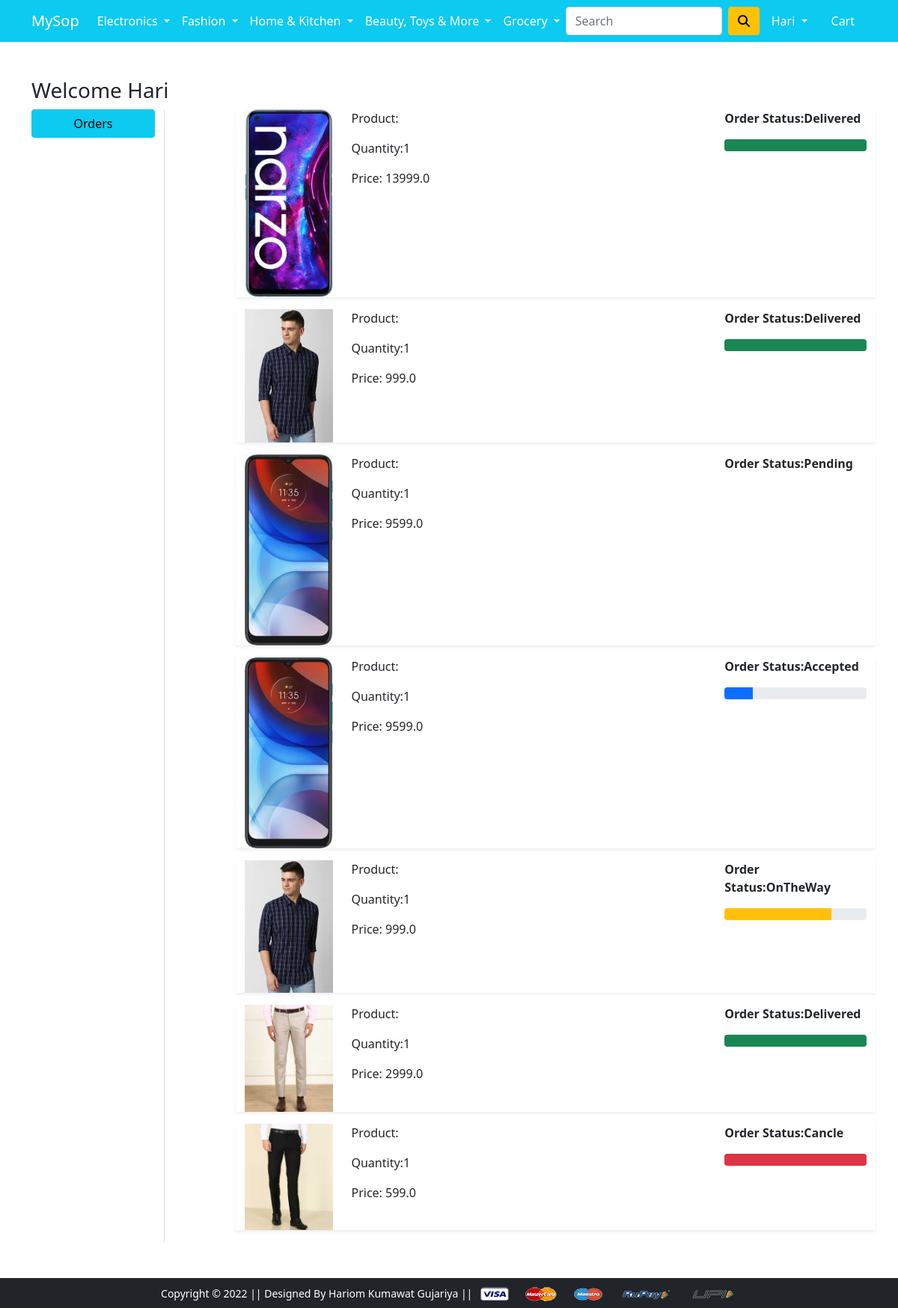
Screenshot of /orders/ (signed in) with the database file from the repository.
### app/models.py (models this page shows, shortened)
class OrderPlaced(models.Model):
    user = models.ForeignKey(User,on_delete=models.CASCADE)
    customer = models.ForeignKey(Customer,on_delete=models.CASCADE)
    product = models.ForeignKey(Product,on_delete=models.CASCADE)
    quantity =models.PositiveIntegerField(default=1)
    ordered_date = models.DateTimeField(auto_now_add=True)
    status = models.CharField(max_length=50,choices=STATUS_CHOICE,default="Pending")
    @property
    def total_cost(self):
        return self.quantity * self.product.discounted_price

class Product (models.Model):
    url=models.CharField(max_length=100,null=True)
    title= models.CharField(max_length=100)
    selling_price = models.FloatField()
    discounted_price = models.FloatField()
    discription = models.TextField()
    brand =models.CharField(max_length=100)
    category = models.ForeignKey(Category,on_delete=models.CASCADE)
    product_image =models.ImageField(upload_to='product',null=True)

### app/views.py (the view)
# urls.py: path('orders/', views.orders, name='orders'),
@login_required
def orders(request):
    op = OrderPlaced.objects.filter(user=request.user).order_by('-id')
    return render(request, "app/orders.html", {"order_plased": op})

### app/templates/app/orders.html (shortened to what this page needs)
{% extends 'app/base.html' %}
{% load static %}
{% block main-content %}
<div class="container my-5">
 <div class="row">
 <h3>Welcome {{request.user.username|capfirst}}</h3>
  <div class="col-sm-2 border-end">
   <ul class="list-unstyled">
    <li class="d-grid"><a href="{% url 'orders' %}" class="btn btn-info">Orders</a></li>
   </ul>
  </div>
  <div class="col-sm-9 offset-sm-1">
  {% for op in order_plased %}
   <div class="row shadow-sm mb-3 ">
    <div class="col-sm-2">
    <img src="{{op.product.product_image.url}}" alt="" class="img-fluid" height ="150" width =" 150">
    </div>
    <div class="col-sm-7">
    <p>Product:{{op.product.tatle}}</p>
    <p>Quantity:{{op.quantity}} </p>
    <p>Price: {{op.total_cost}} </p>
    </div>
    <div class="col-sm-3 fw-bold" >
    <p>Order Status:{{op.status}} </p>
    {% if op.status == 'Accepted' %}
    <div class="progress">
    <div class="progress-bar" role ="progressbar " style="width:20%" aria-valuenow="20" aria-valuemin="0" aria-valuemex="100" ></div>
    </div>
    {% endif %}
    {% if op.status == 'OnTheWay' %}
    <div class="progress">
    <div class="progress-bar bg-warning" role ="progressbar " style="width:75%" aria-valuenow="70" aria-valuemin="0" aria-valuemex="100" ></div>
    </div>
    {% endif %}
    {% if op.status == 'Delivered' %}
    <div class="progress">
    <div class="progress-bar bg-success" role ="progressbar " style="width:100%" aria-valuenow="100" aria-valuemin="0" aria-valuemex="100" ></div>
    </div>
    {% endif %}
    {% if op.status == 'Cancle' %}
    <div class="progress">
    <div class="progress-bar bg-danger" role ="progressbar " style="width:100%" aria-valuenow="100" aria-valuemin="0" aria-valuemex="100" ></div>
    </div>
    {% endif %}
    </div>
   </div>
   {% endfor %}
  </div>
 </div>
</div>
{% endblock main-content %}

### app/templates/app/base.html (shortened to what this page needs)
<!doctype html>
{% load static %}
<html lang="en">
  <head>
    <link href="https://cdn.jsdelivr.net/npm/bootstrap@5.0.0-beta1/dist/css/bootstrap.min.css" rel="stylesheet">
    <link rel="stylesheet" href="{% static 'app/css/owl.carousel.min.css' %}">
    <link rel="stylesheet" href="{% static 'app/css/all.min.css' %}">
    <link rel="stylesheet" href="{% static 'app/css/style.css' %}">
  </head>
  <body>
    <nav class="navbar navbar-expand-lg navbar-dark bg-info sticky-top">
     <div class="container">
       <a class="navbar-brand" href="/">MySop</a>
       <div class="collapse navbar-collapse" id="navbarSupportedContent">
         <ul class="navbar-nav me-auto mb-2 mb-lg-0">
           <li class="nav-item dropdown">
             <a class="nav-link dropdown-toggle text-white" href="#" id="electronicsDropdown" role="button" data-bs-toggle="dropdown" aria-expanded="false">
               Electronics
             </a>
           </li>
           <li class="nav-item dropdown">
             <a class="nav-link dropdown-toggle text-white" href="#" id="fashionDropdown" role="button" data-bs-toggle="dropdown" aria-expanded="false">
               Fashion
             </a>
           </li>
           <li class="nav-item dropdown">
            <a class="nav-link dropdown-toggle text-white" href="#" id="electronicsDropdown" role="button" data-bs-toggle="dropdown" aria-expanded="false">
              Home & Kitchen
            </a>
          </li>
          <li class="nav-item dropdown">
            <a class="nav-link dropdown-toggle text-white" href="#" id="electronicsDropdown" role="button" data-bs-toggle="dropdown" aria-expanded="false">
              Beauty, Toys & More
            </a>
          </li>
          <li class="nav-item dropdown">
            <a class="nav-link dropdown-toggle text-white" href="#" id="electronicsDropdown" role="button" data-bs-toggle="dropdown" aria-expanded="false">
              Grocery
            </a>
          </li>
         </ul>
         <form class="d-flex">
           <input class="form-control me-2" type="search" placeholder="Search" aria-label="Search">
           <button class="btn btn-warning" type="submit"><i class="fa fa-search" aria-hidden="true"></i></button>
         </form>
         <div>
          <ul class="navbar-nav me-auto mb-2 mb-lg-0">
           {% if user.is_authenticated %}
           <li class="nav-item dropdown mx-2">
              <a class="nav-link dropdown-toggle text-white" href="#" id="profileDropdown" role="button" data-bs-toggle="dropdown" aria-expanded="false">
               {{request.user.username|capfirst}}
              </a>
            </li>
            <li class="nav-item mx-2">
             <a href="{% url 'showcart' %}"  class="nav-link text-white"> Cart </a>
            </li>
             {% endif %}
          </ul>
         </div>
       </div>
     </div>
    </nav>
    {% block main-content %} {% endblock main-content %}
    <footer class="container-fluid bg-dark text-center p-2 mt-5">
        <small class="text-white">Copyright &copy; 2022 || Designed By Hariom Kumawat Gujariya || </small>
        <img src="{% static 'app/images/payment.png' %}" alt="" srcset="" class="img-fluid" height="2px">
    </footer>
  </body>
</html>

### rows the page displays
OrderPlaced: product.product_image (picture), quantity "1", total_cost "13999.0", status "Delivered"
OrderPlaced: product.product_image (picture), quantity "1", total_cost "999.0", status "Delivered"
OrderPlaced: product.product_image (picture), quantity "1", total_cost "9599.0", status "Pending"
OrderPlaced: product.product_image (picture), quantity "1", total_cost "9599.0", status "Accepted"
OrderPlaced: product.product_image (picture), quantity "1", total_cost "999.0", status "OnTheWay"
OrderPlaced: product.product_image (picture), quantity "1", total_cost "2999.0", status "Delivered"
OrderPlaced: product.product_image (picture), quantity "1", total_cost "599.0", status "Cancle"

### other values shown
{{ request.user.username|capfirst }} "Hari"
